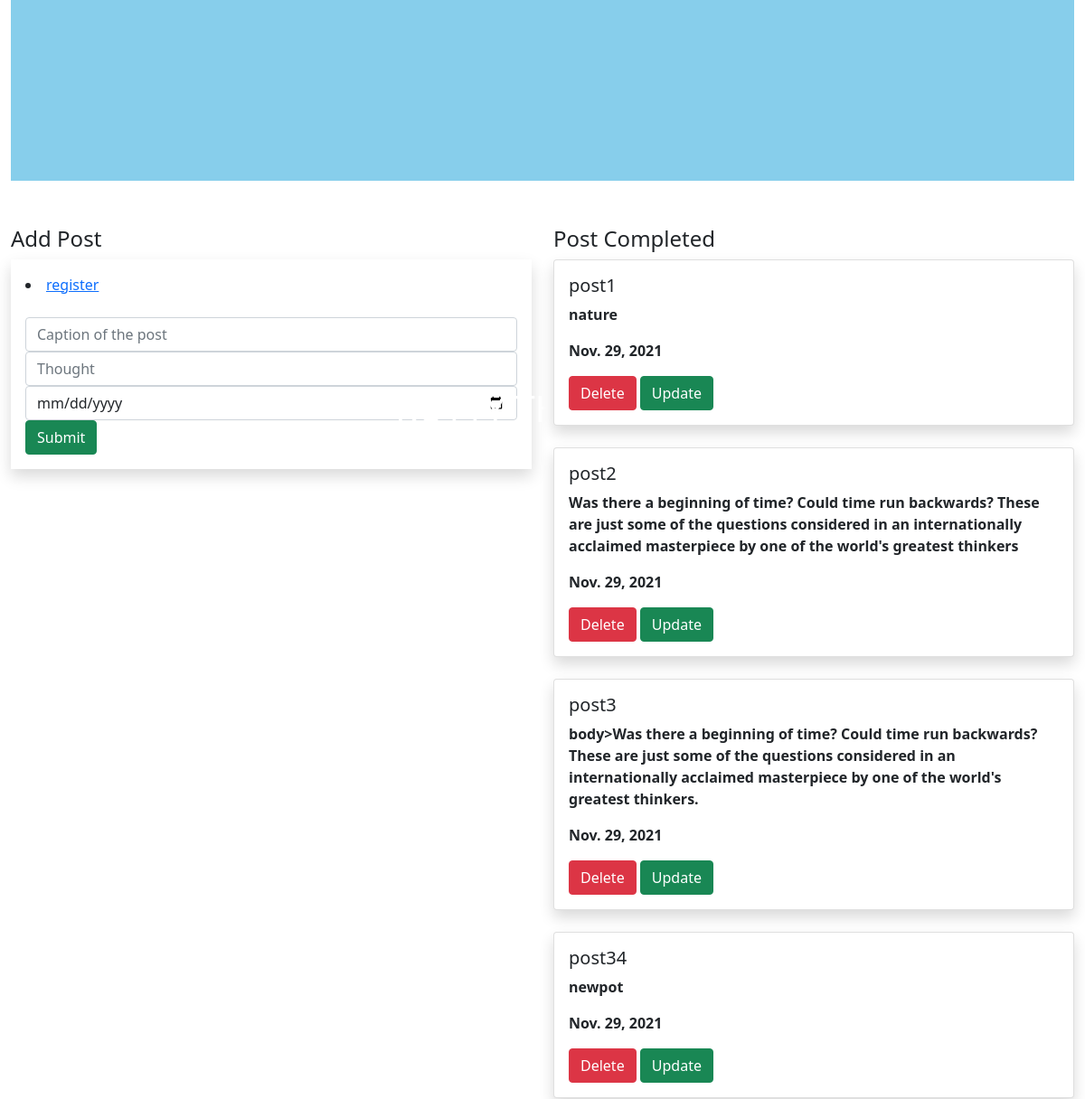
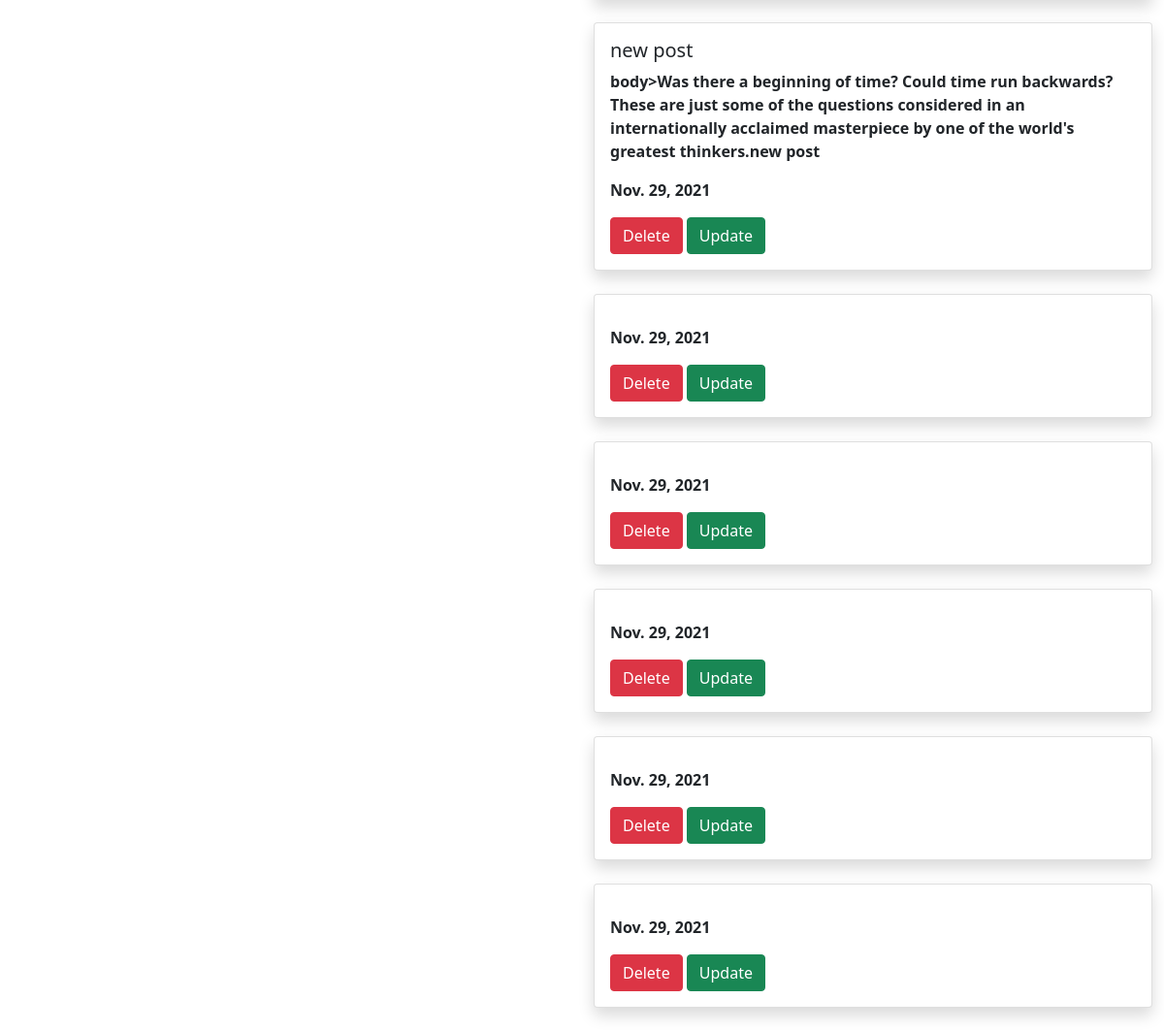
The page / on the database its author committed (2 pictures, top to bottom).
### kuttyapp/models.py (models this page shows, shortened)
class Task(models.Model):
    name = models.CharField(max_length=400)
    desc=models.TextField()
    date=models.DateField(default=datetime.date.today)

### kuttyapp/views.py (the view)
# urls.py: path('',views.task_view,name='task_view'),
def task_view(request):
    obj1=Task.objects.all()
    if request.method=='POST':
        name=request.POST.get('name')
        desc=request.POST.get('desc')
        date=request.POST.get('date')
        obj=Task(name=name,desc=desc,date=date)
        obj.save()
    return render(request,"task_view.html",{'obj1':obj1})

### templates/task_view.html (shortened to what this page needs)
{% extends 'base.html' %}
{% block content %}
<div class="container-fluid">
    <div class="row">
        <div class="col-md-12">
            <div class="banner">
                <div class="banner-text">
                    <h1>KUTTY   THOUGHT</h1>
                </div>
            </div>
        </div>
    </div>
    <div class="row">
        <div class="col-md-6">
            <h4>Add Post</h4>
            <form method="post" class="p-3 shadow">
  <div class="form-group">
    <li class="active"><a href="accounts/register">register</a></li>
      <br>
  </div>
  <div class="form-group">
    <input type="text" name="name" class="form-control" placeholder="Caption of the post">
  </div>
  <div class="form-group">
    <input type="text" name="desc" class="form-control" placeholder="Thought">
  </div>
          <div class="form-group">
          <input type="date" name="date" class="form-control"  placeholder="Date of the post">
          </div>
  <div class="form-group">
    <input type="submit" class="btn btn-success">
  </div>
</form>
        </div>
        <div class="col-md-6">
            <h4> Post Completed</h4>
            {% for i in obj1 %}
            <div class="shadow card">
            <div class="card-body">
                <h5 class="card-title">{{i.name}}</h5>
                <p><b>{{i.desc}}</b></p>
                <p><b>{{i.date}}</b></p>
                <a class="btn btn-danger" href="{% url 'delete' i.id %}">Delete</a>
                <a class="btn btn-success" href="{% url 'update' i.id %}">Update</a>
            </div>
                </div>
         <br>
{% endfor %}
        </div>
    </div>
</div>
{% endblock %}

### templates/base.html (shortened to what this page needs)
{% load static %}
<!DOCTYPE html>
<html lang="en">
<head>
    <link href="https://cdn.jsdelivr.net/npm/bootstrap@5.1.3/dist/css/bootstrap.min.css" rel="stylesheet">
    <link rel="stylesheet" href="{% static 'style.css' %}">
</head>
<body>
{% block content %}
{% endblock %}
</body>
</html>

### static/style.css (style rules this page uses)
.banner { background-color:skyblue; width:100%; height:200px; margin-bottom:50px; }
.banner-text { top:20%; left:50%; position:absolute; transform:translate(-50%,-50%); color:white; }

### rows shown on the page
Task: name "post1", desc "nature", date "Nov. 29, 2021"
Task: name "post2", desc "Was there a beginning of time? Could time run backwards? These are just some of the questions considered in an internationally acclaimed masterpiece by one of the world's greatest thinkers", date "Nov. 29, 2021"
Task: name "post3", desc "body>Was there a beginning of time? Could time run backwards? These are just some of the questions considered in an internationally acclaimed masterpiece by one of the world's greatest thinkers.", date "Nov. 29, 2021"
Task: name "post34", desc "newpot", date "Nov. 29, 2021"
Task: name "new post", desc "body>Was there a beginning of time? Could time run backwards? These are just some of the questions considered in an internationally acclaimed masterpiece by one of the world's greatest thinkers.new post", date "Nov. 29, 2021"
Task: date "Nov. 29, 2021"
Task: date "Nov. 29, 2021"
Task: date "Nov. 29, 2021"
Task: date "Nov. 29, 2021"
Task: date "Nov. 29, 2021"
